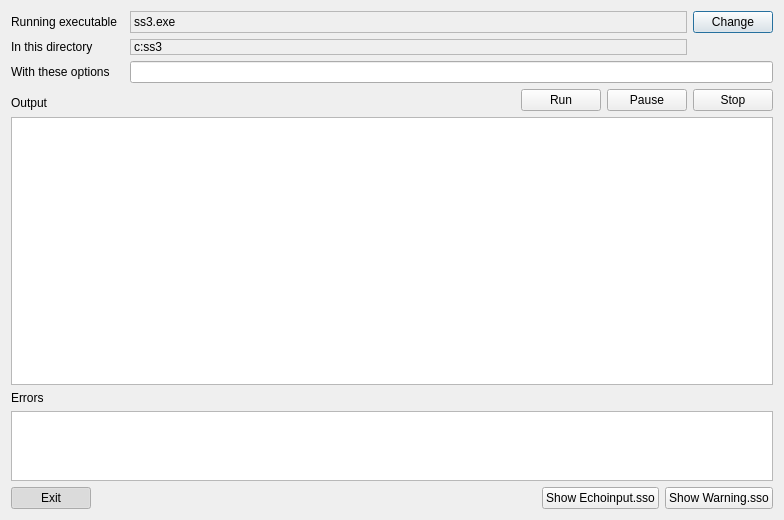
<?xml version="1.0" encoding="UTF-8"?>
<ui version="4.0">
 <class>Dialog_run</class>
 <widget class="QDialog" name="Dialog_run">
  <property name="geometry">
   <rect>
    <x>0</x>
    <y>0</y>
    <width>784</width>
    <height>520</height>
   </rect>
  </property>
  <property name="sizePolicy">
   <sizepolicy hsizetype="Preferred" vsizetype="Expanding">
    <horstretch>0</horstretch>
    <verstretch>0</verstretch>
   </sizepolicy>
  </property>
  <property name="windowTitle">
   <string>Running Stock Synthesis</string>
  </property>
  <layout class="QVBoxLayout" name="verticalLayout">
   <item>
    <layout class="QGridLayout" name="gridLayout">
     <item row="0" column="0">
      <widget class="QLabel" name="label_run">
       <property name="text">
        <string>Running executable  </string>
       </property>
      </widget>
     </item>
     <item row="1" column="1">
      <widget class="QLabel" name="label_directory">
       <property name="sizePolicy">
        <sizepolicy hsizetype="Preferred" vsizetype="Preferred">
         <horstretch>1</horstretch>
         <verstretch>0</verstretch>
        </sizepolicy>
       </property>
       <property name="frameShape">
        <enum>QFrame::StyledPanel</enum>
       </property>
       <property name="lineWidth">
        <number>3</number>
       </property>
       <property name="text">
        <string>c:ss3</string>
       </property>
      </widget>
     </item>
     <item row="1" column="0">
      <widget class="QLabel" name="label_dir">
       <property name="text">
        <string>In this directory  </string>
       </property>
      </widget>
     </item>
     <item row="0" column="1">
      <widget class="QLabel" name="label_executable">
       <property name="sizePolicy">
        <sizepolicy hsizetype="Preferred" vsizetype="Preferred">
         <horstretch>1</horstretch>
         <verstretch>0</verstretch>
        </sizepolicy>
       </property>
       <property name="frameShape">
        <enum>QFrame::StyledPanel</enum>
       </property>
       <property name="lineWidth">
        <number>3</number>
       </property>
       <property name="text">
        <string>ss3.exe</string>
       </property>
      </widget>
     </item>
     <item row="2" column="0">
      <widget class="QLabel" name="label_options">
       <property name="text">
        <string>With these options</string>
       </property>
      </widget>
     </item>
     <item row="0" column="2">
      <widget class="QPushButton" name="pushButton_changeExe">
       <property name="text">
        <string>Change</string>
       </property>
      </widget>
     </item>
     <item row="2" column="1" colspan="2">
      <widget class="QLineEdit" name="lineEdit_options"/>
     </item>
    </layout>
   </item>
   <item>
    <layout class="QVBoxLayout" name="verticalLayout_output" stretch="0,1">
     <item>
      <layout class="QHBoxLayout" name="horizontalLayout_buttons">
       <item>
        <widget class="QLabel" name="label_output">
         <property name="sizePolicy">
          <sizepolicy hsizetype="Minimum" vsizetype="Minimum">
           <horstretch>0</horstretch>
           <verstretch>1</verstretch>
          </sizepolicy>
         </property>
         <property name="maximumSize">
          <size>
           <width>16777215</width>
           <height>20</height>
          </size>
         </property>
         <property name="text">
          <string>Output</string>
         </property>
         <property name="alignment">
          <set>Qt::AlignBottom|Qt::AlignLeading|Qt::AlignLeft</set>
         </property>
        </widget>
       </item>
       <item>
        <spacer name="horizontalSpacer_buttons">
         <property name="orientation">
          <enum>Qt::Horizontal</enum>
         </property>
         <property name="sizeHint" stdset="0">
          <size>
           <width>40</width>
           <height>20</height>
          </size>
         </property>
        </spacer>
       </item>
       <item>
        <widget class="QPushButton" name="pushButton_run">
         <property name="text">
          <string>Run</string>
         </property>
         <property name="icon">
          <iconset resource="stock_synth.qrc">
           <normaloff>:/icons/flat_go_button.png</normaloff>:/icons/flat_go_button.png</iconset>
         </property>
         <property name="iconSize">
          <size>
           <width>32</width>
           <height>32</height>
          </size>
         </property>
         <property name="shortcut">
          <string>Ctrl+R</string>
         </property>
         <property name="checkable">
          <bool>false</bool>
         </property>
        </widget>
       </item>
       <item>
        <widget class="QPushButton" name="pushButton_pause">
         <property name="text">
          <string>Pause</string>
         </property>
         <property name="icon">
          <iconset resource="stock_synth.qrc">
           <normaloff>:/icons/flat_pause_button.png</normaloff>:/icons/flat_pause_button.png</iconset>
         </property>
         <property name="iconSize">
          <size>
           <width>32</width>
           <height>32</height>
          </size>
         </property>
         <property name="shortcut">
          <string>Pause</string>
         </property>
         <property name="checkable">
          <bool>false</bool>
         </property>
         <property name="checked">
          <bool>false</bool>
         </property>
        </widget>
       </item>
       <item>
        <widget class="QPushButton" name="pushButton_stop">
         <property name="text">
          <string>Stop</string>
         </property>
         <property name="icon">
          <iconset resource="stock_synth.qrc">
           <normaloff>:/icons/flat_stop_button.png</normaloff>:/icons/flat_stop_button.png</iconset>
         </property>
         <property name="iconSize">
          <size>
           <width>32</width>
           <height>32</height>
          </size>
         </property>
         <property name="shortcut">
          <string/>
         </property>
         <property name="checkable">
          <bool>false</bool>
         </property>
         <property name="checked">
          <bool>false</bool>
         </property>
        </widget>
       </item>
      </layout>
     </item>
     <item>
      <widget class="QPlainTextEdit" name="plainTextEdit_output">
       <property name="sizePolicy">
        <sizepolicy hsizetype="Expanding" vsizetype="MinimumExpanding">
         <horstretch>0</horstretch>
         <verstretch>0</verstretch>
        </sizepolicy>
       </property>
       <property name="minimumSize">
        <size>
         <width>0</width>
         <height>0</height>
        </size>
       </property>
       <property name="readOnly">
        <bool>true</bool>
       </property>
       <property name="centerOnScroll">
        <bool>true</bool>
       </property>
      </widget>
     </item>
    </layout>
   </item>
   <item>
    <layout class="QVBoxLayout" name="verticalLayout_error" stretch="0,0">
     <item>
      <widget class="QLabel" name="label_error">
       <property name="sizePolicy">
        <sizepolicy hsizetype="Minimum" vsizetype="Minimum">
         <horstretch>0</horstretch>
         <verstretch>1</verstretch>
        </sizepolicy>
       </property>
       <property name="text">
        <string>Errors</string>
       </property>
      </widget>
     </item>
     <item>
      <widget class="QPlainTextEdit" name="plainTextEdit_error">
       <property name="sizePolicy">
        <sizepolicy hsizetype="Expanding" vsizetype="Preferred">
         <horstretch>0</horstretch>
         <verstretch>0</verstretch>
        </sizepolicy>
       </property>
       <property name="minimumSize">
        <size>
         <width>0</width>
         <height>0</height>
        </size>
       </property>
       <property name="maximumSize">
        <size>
         <width>16777215</width>
         <height>70</height>
        </size>
       </property>
       <property name="readOnly">
        <bool>true</bool>
       </property>
      </widget>
     </item>
    </layout>
   </item>
   <item>
    <layout class="QHBoxLayout" name="horizontalLayout_warn">
     <item>
      <widget class="QPushButton" name="pushButton_cancel">
       <property name="text">
        <string>Exit</string>
       </property>
       <property name="iconSize">
        <size>
         <width>32</width>
         <height>32</height>
        </size>
       </property>
       <property name="checkable">
        <bool>true</bool>
       </property>
       <property name="checked">
        <bool>true</bool>
       </property>
      </widget>
     </item>
     <item>
      <spacer name="horizontalSpacer_warn">
       <property name="orientation">
        <enum>Qt::Horizontal</enum>
       </property>
       <property name="sizeHint" stdset="0">
        <size>
         <width>40</width>
         <height>20</height>
        </size>
       </property>
      </spacer>
     </item>
     <item>
      <widget class="QPushButton" name="pushButton_showEcho">
       <property name="text">
        <string>Show Echoinput.sso</string>
       </property>
      </widget>
     </item>
     <item>
      <widget class="QPushButton" name="pushButton_showWarn">
       <property name="text">
        <string>Show Warning.sso</string>
       </property>
      </widget>
     </item>
    </layout>
   </item>
  </layout>
 </widget>
 <tabstops>
  <tabstop>pushButton_run</tabstop>
  <tabstop>pushButton_pause</tabstop>
  <tabstop>pushButton_stop</tabstop>
  <tabstop>lineEdit_options</tabstop>
  <tabstop>pushButton_cancel</tabstop>
  <tabstop>pushButton_showEcho</tabstop>
  <tabstop>pushButton_showWarn</tabstop>
  <tabstop>pushButton_changeExe</tabstop>
  <tabstop>plainTextEdit_output</tabstop>
  <tabstop>plainTextEdit_error</tabstop>
 </tabstops>
 <resources>
  <include location="stock_synth.qrc"/>
 </resources>
 <connections/>
</ui>
